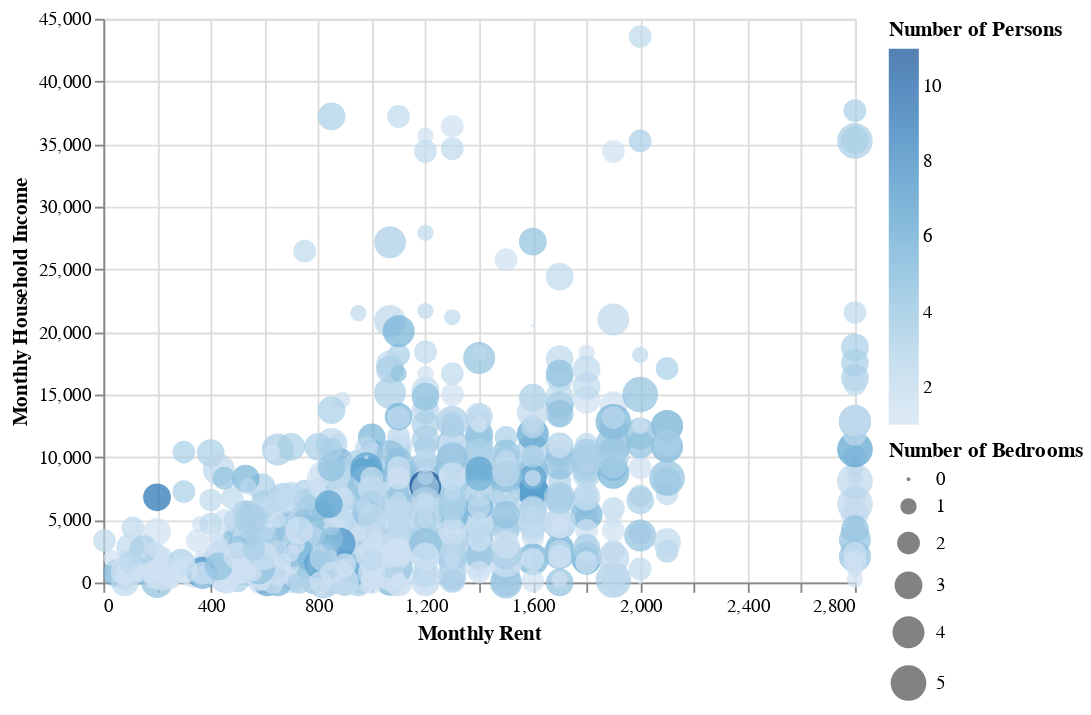

Notebook cell for this chart:
### Code cell
input_dropdown = alt.binding_select(options=['Charlotte City (Central)','Charlotte City (Northwest)','Charlotte City (Northeast)',
                                            'Charlotte City (South)', 'Charlotte City (Southwest)', 'Mecklenburg County (North)',
                                            'Mecklenburg County (East)', 'Mecklenburg County (South)'], name='PUMA: ')
selection = alt.selection_single(fields=['PUMA'], bind=input_dropdown)

alt.Chart(df1).mark_point(filled=True).encode(
    alt.X('RNTP', title = 'Monthly Rent'),
    alt.Y('HINCP', title = 'Monthly Household Income'),
    alt.Size('BDSP', title = 'Number of Bedrooms'),
    alt.Color('NP', title = 'Number of Persons'),
    alt.OpacityValue(0.7),
    tooltip = [alt.Tooltip('RNTP:Q', title = 'Monthly Gross Rent'),
               alt.Tooltip('HINCP:Q', title = 'Monthly Household Income'),
               alt.Tooltip('NP:Q', title = 'Number of Persons'),
               alt.Tooltip('BDSP:Q', title = 'Number of Bedrooms')
              ]
).add_selection(
    selection
).transform_filter(
    selection
)

### Figure 1 — Vega-Lite specification as saved in the notebook (floating-point values rounded to 4 significant figures; data arrays with more than 128 entries replaced by an {"elided": "..."} marker saying what was removed)
{"config": {"view": {"continuousWidth": 400, "continuousHeight": 300}}, "data": {"name": "data-0067000ffcde0b853f1f66ffdfc792d0"}, "mark": {"type": "point", "filled": true}, "encoding": {"color": {"field": "NP", "title": "Number of Persons", "type": "quantitative"}, "opacity": {"value": 0.7}, "size": {"field": "BDSP", "title": "Number of Bedrooms", "type": "quantitative"}, "tooltip": [{"field": "RNTP", "title": "Monthly Gross Rent", "type": "quantitative"}, {"field": "HINCP", "title": "Monthly Household Income", "type": "quantitative"}, {"field": "NP", "title": "Number of Persons", "type": "quantitative"}, {"field": "BDSP", "title": "Number of Bedrooms", "type": "quantitative"}], "x": {"field": "RNTP", "title": "Monthly Rent", "type": "quantitative"}, "y": {"field": "HINCP", "title": "Monthly Household Income", "type": "quantitative"}}, "selection": {"selector001": {"type": "single", "fields": ["PUMA"], "bind": {"input": "select", "options": ["Charlotte City (Central)", "Charlotte City (Northwest)", "Charlotte City (Northeast)", "Charlotte City (South)", "Charlotte City (Southwest)", "Mecklenburg County (North)", "Mecklenburg County (East)", "Mecklenburg County (South)"], "name": "PUMA: "}}}, "transform": [{"filter": {"selection": "selector001"}}], "$schema": "https://vega.github.io/schema/vega-lite/v4.17.0.json", "datasets": {"data-0067000ffcde0b853f1f66ffdfc792d0": {"elided": "1542 records"}}}
